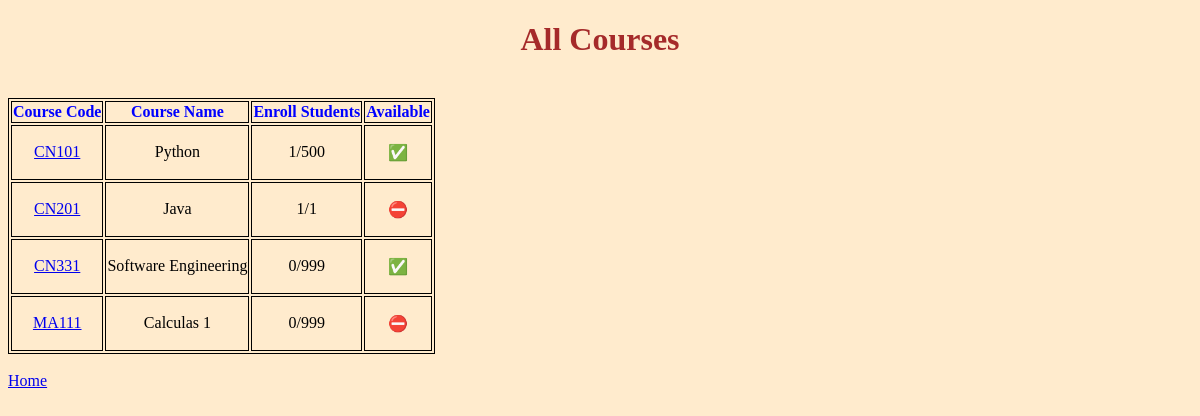
The page /courses/all_course on the database as committed earlier.
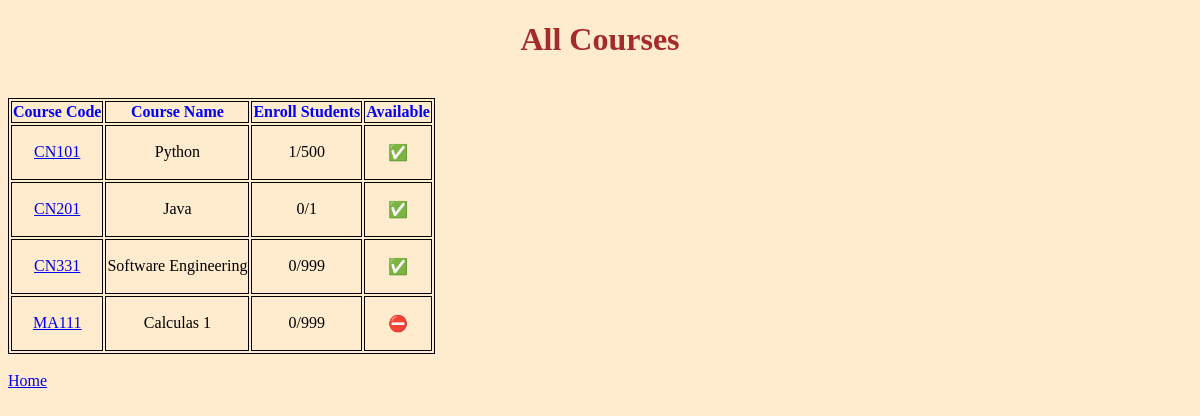
The same page on the database as committed later.
### courses/models.py (models this page shows, shortened)
class Course(models.Model):
    code = models.CharField("Course Code",max_length=5)
    name = models.CharField("Course Name",max_length=64)
    year = models.IntegerField(null=True)
    semester = models.IntegerField(default=1)
    max_seat = models.IntegerField(null=True)
    total_seat = models.IntegerField(default=0)
    quota = models.BooleanField("Available",default=True)
    quota_seat = models.BooleanField("Seat Available",default=True)
    students= models.ManyToManyField(User, blank=True, related_name="courses")

### courses/views.py (the view)
# urls.py: path("all_course", views.all_courses, name="all_courses"),
def all_courses(request):
    return render(request, "courses/all_courses.html", {
        "courses": Course.objects.all()
    })

### courses/templates/courses/all_courses.html (shortened to what this page needs)
{% extends 'courses/layout.html' %}
{% block body %}
<h1>All Courses</h1>
<br>
<table>
    <tr style="color:blue ;">
        <th>Course Code</th>
        <th>Course Name</th>
        <th>Enroll Students</th>
        <th>Available</th>
    </tr>
    {% for course in courses %}
    <tr>
        <td><a href="{% url 'course' course.code %}">{{ course.code }}</a></td>
        <td>{{ course.name }}</td>
        <td>{{ course.students.count }}/{{ course.max_seat }}</td>
        <td>
            {% if course.quota and course.quota_seat %}
            <p>&#9989;</p>
            {% else %}
            <p>&#9940;</p>
            {% endif %}
        </td>
    </tr>
    {% empty %}
    <h3>No Course.</h3>
    {% endfor %}
</table>
<br>
<a href="{% url 'index' %}">Home</a>
{% endblock %}

Rows that differ between the two databases and show on the page:
changed Course "CN201": students.count "1" → "0"; quota_seat "⛔" → "✅"
